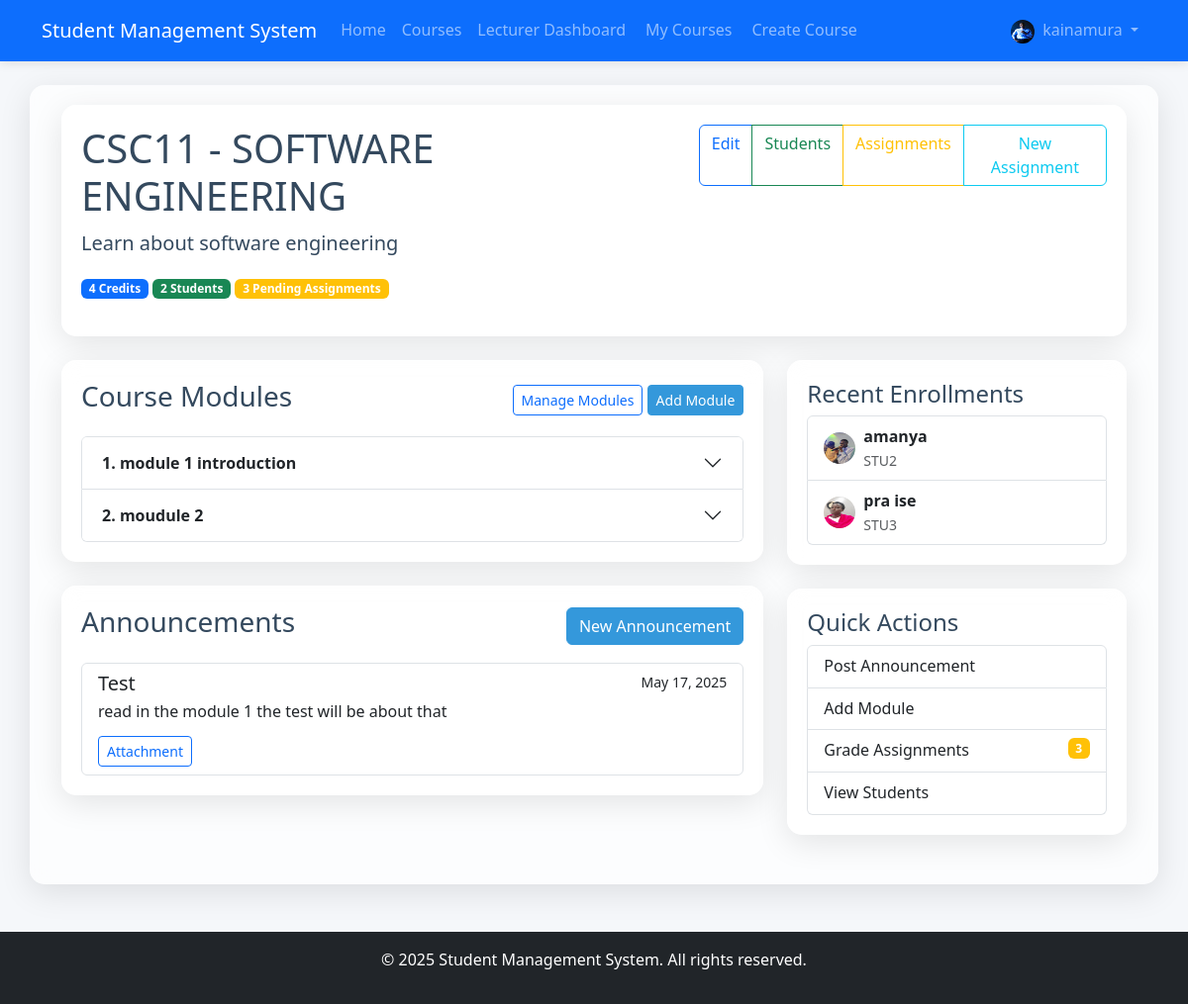
Screenshot of /lecturer/courses/3/ (signed in) with the database file from the repository.
### accounts/models.py (models this page shows, shortened)
class User(AbstractUser):
    USER_TYPE_CHOICES = (
        ('admin', 'Admin'),
        ('student', 'Student'),
        ('lecturer', 'Lecturer'),
    )
    user_type = models.CharField(max_length=10, choices=USER_TYPE_CHOICES, default='student')
    profile_picture = models.ImageField(upload_to='profile_pics/', null=True, blank=True)
    date_of_birth = models.DateField(null=True, blank=True)
    phone_number = models.CharField(max_length=15, null=True, blank=True)
    address = models.TextField(null=True, blank=True)

### course/models.py (models this page shows, shortened)
class Course(models.Model):
    code = models.CharField(max_length=20, unique=True)
    title = models.CharField(max_length=200)
    description = models.TextField()
    credits = models.PositiveIntegerField()
    is_active = models.BooleanField(default=True)
    created_at = models.DateTimeField(auto_now_add=True)
    updated_at = models.DateTimeField(auto_now=True)

class CourseModule(models.Model):
    course = models.ForeignKey(Course, on_delete=models.CASCADE, related_name='modules')
    title = models.CharField(max_length=200)
    description = models.TextField()
    order = models.PositiveIntegerField()
    class Meta:
        ordering = ['order']
        unique_together = ('course', 'order')

### lecturer/models.py (models this page shows, shortened)
class Announcement(models.Model):
    lecturer = models.ForeignKey(LecturerProfile, on_delete=models.CASCADE, related_name='announcements')
    course = models.ForeignKey(Course, on_delete=models.CASCADE, related_name='announcements')
    title = models.CharField(max_length=200)
    content = models.TextField()
    posted_at = models.DateTimeField(auto_now_add=True)
    attachment = models.FileField(upload_to='announcements/', null=True, blank=True)
    class Meta:
        ordering = ['-posted_at']

### student/models.py (models this page shows, shortened)
class Enrollment(models.Model):
    STATUS_CHOICES = (
        ('pending', 'Pending'),
        ('approved', 'Approved'),
        ('rejected', 'Rejected'),
    )
    student = models.ForeignKey(StudentProfile, on_delete=models.CASCADE, related_name='enrollments')
    course = models.ForeignKey(Course, on_delete=models.CASCADE, related_name='enrollments')
    enrollment_date = models.DateTimeField(auto_now_add=True)
    status = models.CharField(max_length=10, choices=STATUS_CHOICES, default='pending')
    class Meta:
        unique_together = ('student', 'course')

class StudentProfile(models.Model):
    user = models.OneToOneField(User, on_delete=models.CASCADE, related_name='student_profile')
    registration_number = models.CharField(max_length=20, unique=True)
    department = models.CharField(max_length=100)
    year_of_study = models.PositiveIntegerField()

### lecturer/views.py (the view)
    def wrapper(request, *args, **kwargs):
        if not request.user.is_authenticated:
            return redirect('accounts:login')
        if request.user.user_type != 'lecturer':
            return HttpResponseForbidden("You must be a lecturer to access this page.")
        return view_func(request, *args, **kwargs)

### lecturer/views.py (called while the page is built)
def lecturer_required(view_func):
    def wrapper(request, *args, **kwargs):
        if not request.user.is_authenticated:
            return redirect('accounts:login')
        if request.user.user_type != 'lecturer':
            return HttpResponseForbidden("You must be a lecturer to access this page.")
        return view_func(request, *args, **kwargs)
    return wrapper

### templates/lecturer/course_detail.html (shortened to what this page needs)
{% extends 'base.html' %}
{% block content %}
<div class="container">
    <div class="glass-container mb-4">
        <div class="d-flex justify-content-between align-items-start">
            <div>
                <h1>{{ course.code }} - {{ course.title }}</h1>
                <p class="lead">{{ course.description }}</p>
                <div class="mb-3">
                    <span class="badge bg-primary">{{ course.credits }} Credits</span>
                    <span class="badge bg-success">{{ enrollments.count }} Students</span>
                    <span class="badge {% if pending_assignments > 0 %}bg-warning{% else %}bg-info{% endif %}">
                        {{ pending_assignments }} Pending Assignments
                    </span>
                </div>
            </div>
            <div class="btn-group">
                <a href="{% url 'lecturer:edit_course' course.id %}" class="btn btn-outline-primary">
                     Edit
                </a>
                <a href="{% url 'lecturer:student_list' course.id %}" class="btn btn-outline-success">
                     Students
                </a>
                <a href="{% url 'lecturer:manage_assignments' course.id %}" class="btn btn-outline-warning">
                     Assignments
                </a>
                <a href="{% url 'lecturer:create_assignment' course.id %}" class="btn btn-outline-info">
                     New Assignment
                </a>
            </div>
        </div>
    </div>
    <div class="row">
        <div class="col-md-8">
            <div class="glass-container mb-4">
                <div class="d-flex justify-content-between align-items-center mb-3">
                    <h3>Course Modules</h3>
                    <div>
                        <a href="{% url 'lecturer:manage_modules' course.id %}" class="btn btn-sm btn-outline-primary">
                            Manage Modules
                        </a>
                        <a href="{% url 'lecturer:create_module' course.id %}" class="btn btn-sm btn-primary">
                             Add Module
                        </a>
                    </div>
                </div>
                {% if modules %}
                    <div class="accordion" id="modulesAccordion">
                        {% for module in modules %}
                            <div class="accordion-item">
                                <h2 class="accordion-header" id="heading{{ module.id }}">
                                    <button class="accordion-button collapsed" type="button" data-bs-toggle="collapse"
                                            data-bs-target="#collapse{{ module.id }}" aria-expanded="false"
                                            aria-controls="collapse{{ module.id }}">
                                        <strong>{{ module.order }}. {{ module.title }}</strong>
                                    </button>
                                </h2>
                            </div>
                        {% endfor %}
                    </div>
                {% else %}
                    <div class="alert alert-info">
                        No modules have been created for this course yet.
                        <a href="{% url 'lecturer:create_module' course.id %}">Create your first module</a>
                    </div>
                {% endif %}
            </div>
            <div class="glass-container">
                <div class="d-flex justify-content-between align-items-center mb-3">
                    <h3>Announcements</h3>
                    <a href="{% url 'lecturer:create_announcement' course.id %}" class="btn btn-primary">
                         New Announcement
                    </a>
                </div>
                {% if announcements %}
                    <div class="list-group">
                        {% for announcement in announcements %}
                            <div class="list-group-item">
                                <div class="d-flex w-100 justify-content-between">
                                    <h5 class="mb-1">{{ announcement.title }}</h5>
                                    <small>{{ announcement.posted_at|date:"M d, Y" }}</small>
                                </div>
                                <p class="mb-1">{{ announcement.content }}</p>
                                {% if announcement.attachment %}
                                    <a href="{{ announcement.attachment.url }}" class="btn btn-sm btn-outline-primary mt-2" target="_blank">
                                         Attachment
                                    </a>
                                {% endif %}
                            </div>
                        {% endfor %}
                    </div>
                {% else %}
                    <div class="alert alert-info">
                        No announcements have been made for this course yet.
                    </div>
                {% endif %}
            </div>
        </div>
        <div class="col-md-4">
            <div class="glass-container mb-4">
                <h4>Recent Enrollments</h4>
                {% if enrollments %}
                    <div class="list-group">
                        {% for enrollment in enrollments|slice:":5" %}
                            <div class="list-group-item">
                                <div class="d-flex align-items-center">
                                    {% if enrollment.student.user.profile_picture %}
                                        <img src="{{ enrollment.student.user.profile_picture.url }}" alt="Profile" class="rounded-circle me-2" width="32" height="32">
                                    {% else %}
                                        <div class="rounded-circle bg-secondary text-white me-2 d-flex align-items-center justify-content-center" style="width: 32px; height: 32px;">
                                            {{ enrollment.student.user.username|first|upper }}
                                        </div>
                                    {% endif %}
                                    <div>
                                        <strong>{{ enrollment.student.user.get_full_name|default:enrollment.student.user.username }}</strong>
                                        <div class="text-muted small">{{ enrollment.student.registration_number }}</div>
                                    </div>
                                </div>
                            </div>
                        {% endfor %}
                    </div>
                {% else %}
                    <div class="alert alert-info">
                        No students are enrolled in this course yet.
                    </div>
                {% endif %}
            </div>
            <div class="glass-container">
                <h4>Quick Actions</h4>
                <div class="list-group">
                    <a href="{% url 'lecturer:create_announcement' course.id %}" class="list-group-item list-group-item-action">
                         Post Announcement
                    </a>
                    <a href="{% url 'lecturer:create_module' course.id %}" class="list-group-item list-group-item-action">
                         Add Module
                    </a>
                    <a href="{% url 'lecturer:manage_assignments' course.id %}" class="list-group-item list-group-item-action">
                         Grade Assignments
                        {% if pending_assignments > 0 %}
                            <span class="badge bg-warning float-end">{{ pending_assignments }}</span>
                        {% endif %}
                    </a>
                    <a href="{% url 'lecturer:student_list' course.id %}" class="list-group-item list-group-item-action">
                         View Students
                    </a>
                </div>
            </div>
        </div>
    </div>
</div>
{% endblock %}

### templates/base.html (shortened to what this page needs)
<!DOCTYPE html>
<html lang="en">
<head>
    <link href="https://cdn.jsdelivr.net/npm/bootstrap@5.3.0/dist/css/bootstrap.min.css" rel="stylesheet">
    <link rel="stylesheet" href="/static/css/main.css">
</head>
<body>
    <nav class="navbar navbar-expand-lg navbar-dark bg-primary">
        <div class="container">
            <a class="navbar-brand" href="/">Student Management System</a>
            <div class="collapse navbar-collapse" id="navbarNav">
                <ul class="navbar-nav me-auto">
                    <li class="nav-item">
                        <a class="nav-link" href="/">Home</a>
                    </li>
                    {% if user.is_authenticated %}
                        <li class="nav-item">
                            <a class="nav-link" href="{% url 'course:course_list' %}">Courses</a>
                        </li>
                        {% if user.user_type == 'student' %}
                            <li class="nav-item">
                                <a class="nav-link" href="{% url 'student:dashboard' %}">Student Dashboard</a>
                            </li>
                            <li class="nav-item">
                                <a class="nav-link" href="{% url 'student:assignment_list' %}">
                                    <i class="fas fa-tasks me-1"></i> Assignments
                                </a>
                            </li>
                            <li class="nav-item">
                                <a class="nav-link position-relative" href="{% url 'student:view_notifications' %}">
                                    <i class="fas fa-bell me-1"></i> Notifications
                                    {% with notification_count=user.notifications.filter.count %}
                                        {% if notification_count > 0 %}
                                            <span class="position-absolute top-0 start-100 translate-middle badge rounded-pill bg-danger">
                                                {{ notification_count }}
                                            </span>
                                        {% endif %}
                                    {% endwith %}
                                </a>
                            </li>
                        {% elif user.user_type == 'lecturer' %}
                            <li class="nav-item">
                                <a class="nav-link" href="{% url 'lecturer:dashboard' %}">Lecturer Dashboard</a>
                            </li>
                            <li class="nav-item">
                                <a class="nav-link" href="{% url 'lecturer:course_list' %}">
                                     My Courses
                                </a>
                            </li>
                            <li class="nav-item">
                                <a class="nav-link" href="{% url 'lecturer:create_course' %}">
                                     Create Course
                                </a>
                            </li>
                        {% endif %}
                    {% endif %}
                </ul>
                <ul class="navbar-nav">
                    {% if user.is_authenticated %}
                        <li class="nav-item dropdown">
                            <a class="nav-link dropdown-toggle" href="#" id="navbarDropdown" role="button" data-bs-toggle="dropdown">
                                {% if user.profile_picture %}
                                    <img src="{{ user.profile_picture.url }}" alt="Profile" class="rounded-circle me-1" width="24" height="24">
                                {% endif %}
                                {{ user.username }}
                            </a>
                        </li>
                    {% endif %}
                </ul>
            </div>
        </div>
    </nav>
    <div class="container mt-4 glass-container">
        {% block content %}{% endblock %}
    </div>
    <footer class="bg-dark text-white mt-5 py-3">
        <div class="container text-center">
            <p>&copy; {% now "Y" %} Student Management System. All rights reserved.</p>
        </div>
    </footer>
</body>
</html>

### static/css/main.css (style rules this page uses)
:root { --primary-color: #3498db; --secondary-color: #2ecc71; --background-color: #f5f7fa; --text-color: #34495e; --accent-color: #9b59b6; --shadow-color: rgba(0, 0, 0, 0.1); }
body { font-family: 'Segoe UI', Tahoma, Geneva, Verdana, sans-serif; background-color: var(--background-color); color: var(--text-color); line-height: 1.6; }
.glass-container { background: rgba(255, 255, 255, 0.7); backdrop-filter: blur(10px); border-radius: 15px; box-shadow: 0 8px 32px 0 var(--shadow-color); padding: 20px; margin-bottom: 30px; }
.btn-primary { background-color: var(--primary-color); border-color: var(--primary-color); }
.navbar { box-shadow: 0 2px 10px rgba(0, 0, 0, 0.1); padding: 10px 0; }

### rows the page displays
User: profile_picture (picture), username "kainamura"
Course: code "CSC11", title "SOFTWARE ENGINEERING", description "Learn about software engineering", credits "4"
CourseModule: order "1", title "module 1 introduction"
CourseModule: order "2", title "moudule 2"
Announcement: title "Test", posted_at "May 17, 2025", content "read in the module 1 the test will be about that"
Enrollment: student.user.profile_picture (picture), student.user.get_full_name "amanya", student.registration_number "STU2"
Enrollment: student.user.profile_picture (picture), student.user.get_full_name "pra ise", student.registration_number "STU3"

### other values shown
{{ enrollments.count }} "2"
{{ pending_assignments }} "3"
